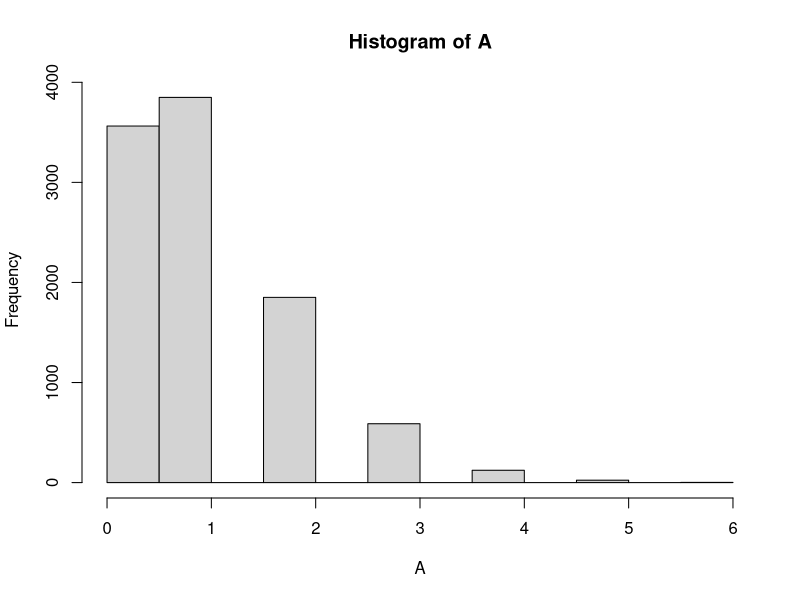
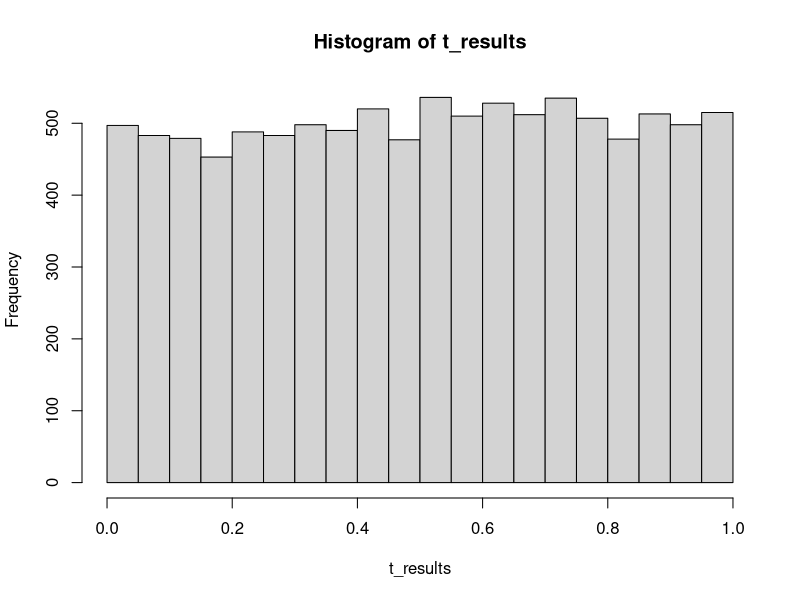
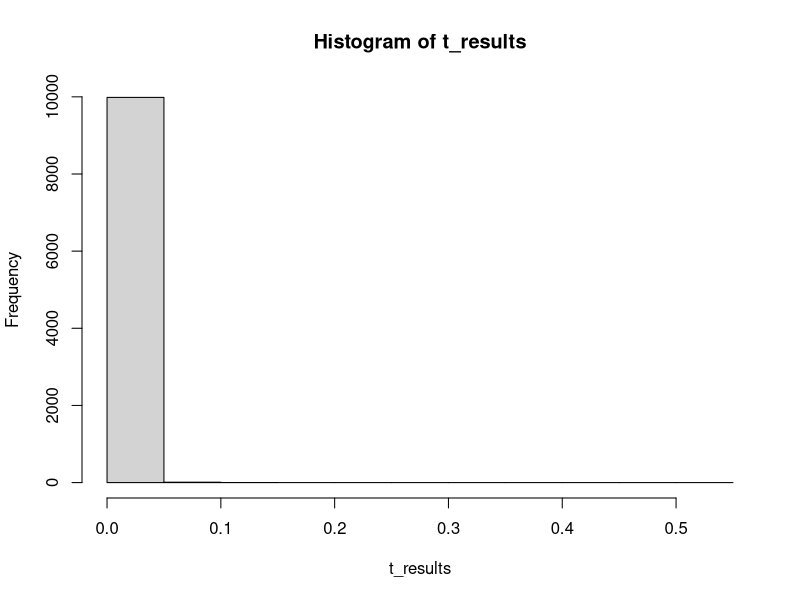

Write R code to recreate these figures, in order.
## ---- chunk 1
knitr::opts_chunk$set(echo = TRUE)
library(pwr)
## ---- chunk 2
A <- replicate(10000,rbinom(1,20,.05))
hist(A)

length(A[A > 0])/10000

A<-rbinom(10000,20,.05)
length(A[A > 0])/10000

A<-rbinom(10000,50,.05)
length(A[A > 0])/10000

?rbinom
## ---- chunk 3
t_results <- replicate(10000,t.test(rnorm(10,0,1),rnorm(10,0,1), var.equal = TRUE)$p.value)

hist(t_results)

## ---- chunk 4
t_results <- replicate(10000,t.test(rnorm(200,0,1),rnorm(200,0.5,1), var.equal = TRUE)$p.value)

hist(t_results)
